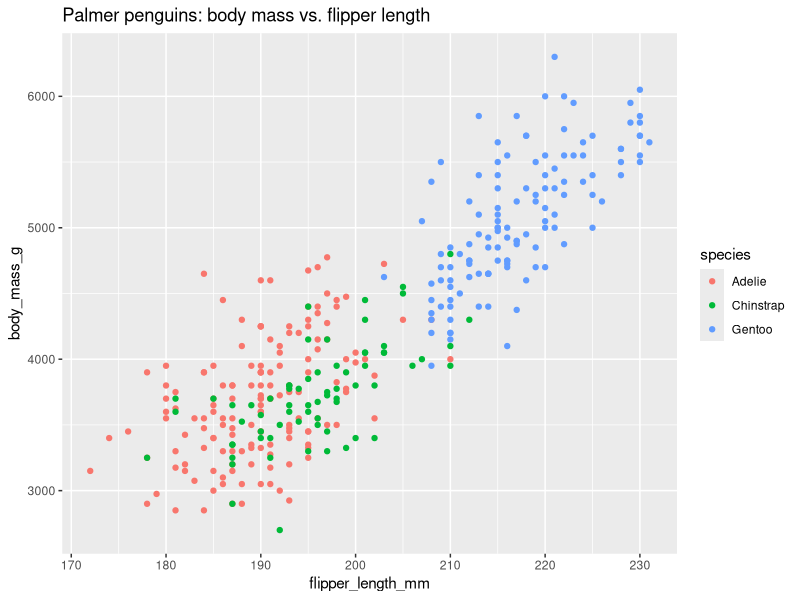
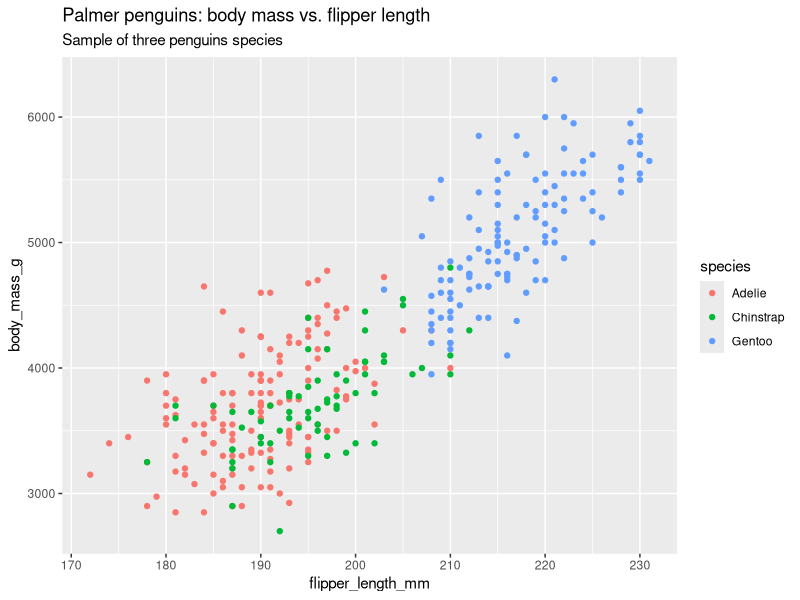
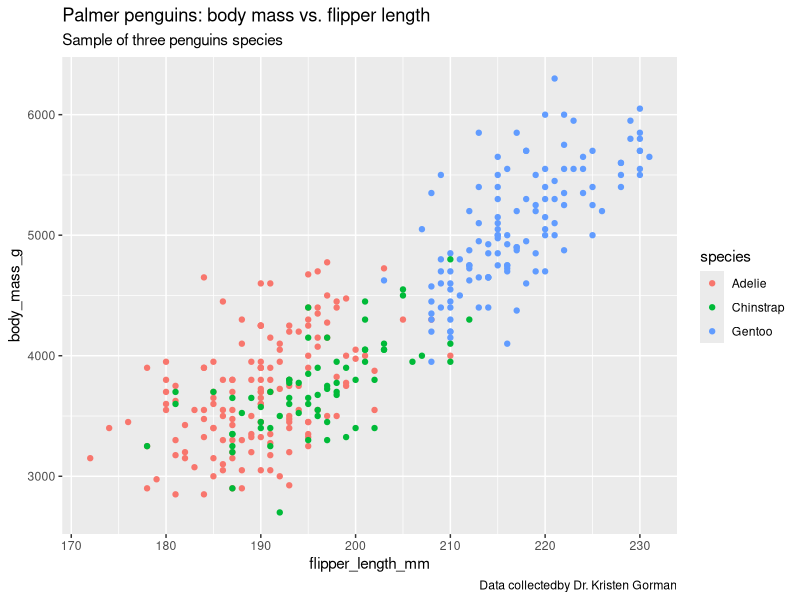
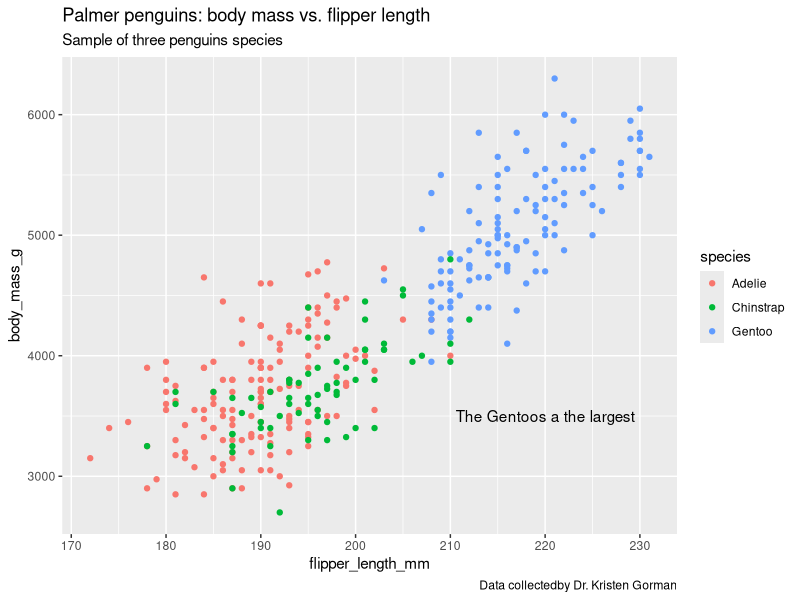
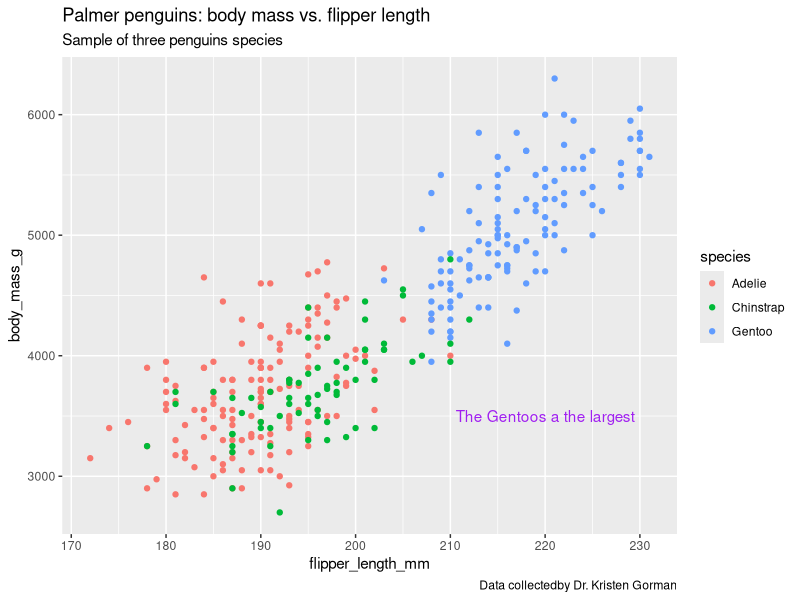
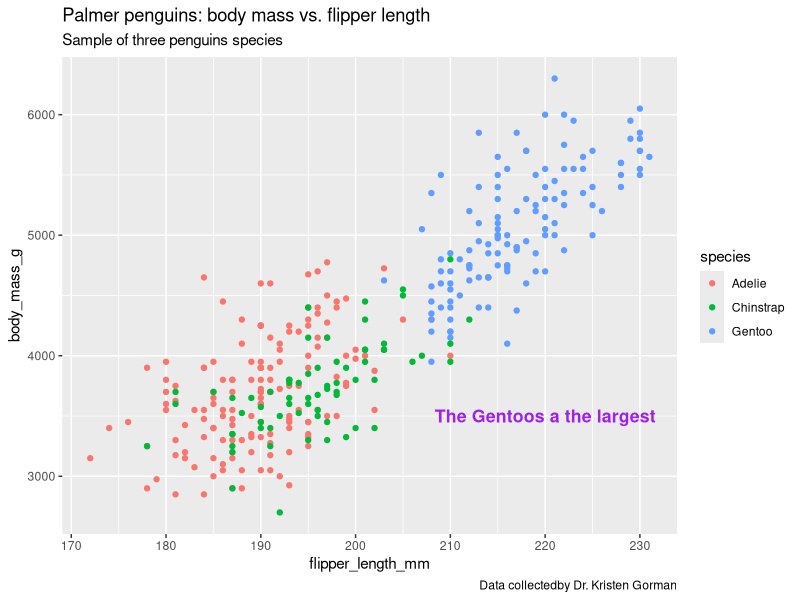
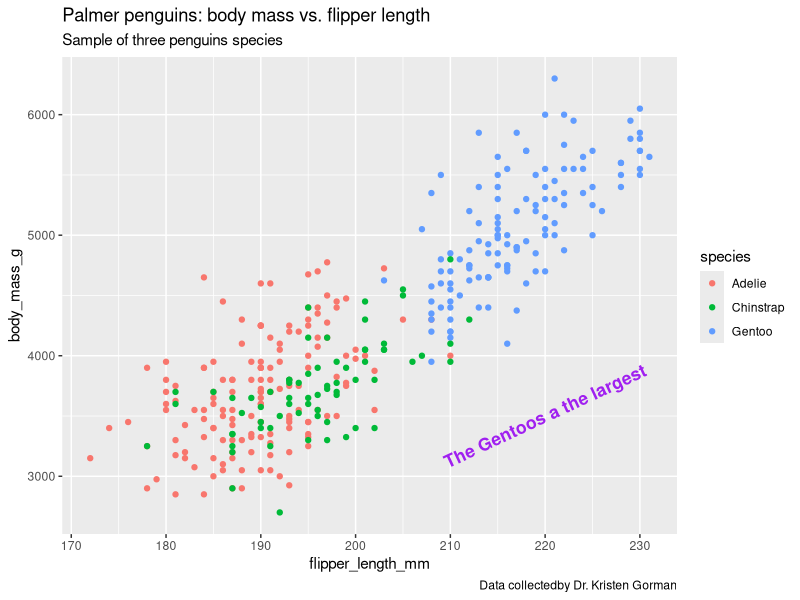
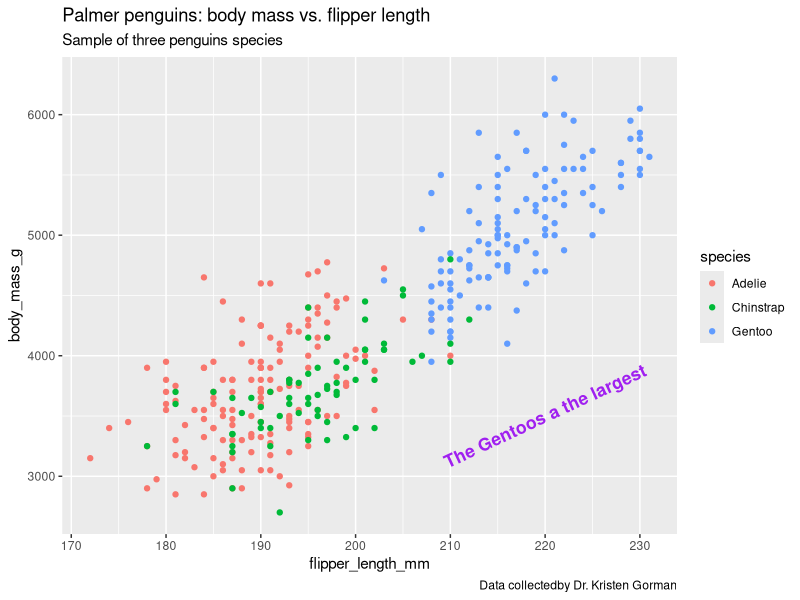

These charts were generated, in order, by the following R code:
# ANOTA Y GUARDA VISUALIZACIONES

# LABEL Y ANOTACIONES

# LABEL: informativas
# titles
# subtitles
# captions(leyenda)

library(ggplot2)
library(palmerpenguins)

# Title
ggplot(data = penguins) +
  geom_point(mapping = aes(x = flipper_length_mm, y= body_mass_g, color= species)) +
  labs(title = "Palmer penguins: body mass vs. flipper length")

# Subtitle (siempre poner coma)
ggplot(data = penguins) +
  geom_point(mapping = aes(x = flipper_length_mm, y= body_mass_g, color= species)) +
  labs(title = "Palmer penguins: body mass vs. flipper length", subtitle = "Sample of three penguins species")

# Captions: permite mostrar la fuente de los datos
ggplot(data = penguins) +
  geom_point(mapping = aes(x = flipper_length_mm, y= body_mass_g, color= species)) +
  labs(title = "Palmer penguins: body mass vs. flipper length", subtitle = "Sample of three penguins species",
       caption = "Data collectedby Dr. Kristen Gorman")

# FUNCION ANNOTATE
# coloca texto dentro de la caudricula para destacar ptos de datos especificos
# argumentos: 1º informacion sobre el tipo de etiqueta. 2º ubicacion especifica. 3º contexto de label
ggplot(data = penguins) +
  geom_point(mapping = aes(x = flipper_length_mm, y= body_mass_g, color= species)) +
  labs(title = "Palmer penguins: body mass vs. flipper length", subtitle = "Sample of three penguins species",
       caption = "Data collectedby Dr. Kristen Gorman") +
  annotate("text", x=220, y=3500, label= "The Gentoos a the largest")

# poner color a la anotacion
ggplot(data = penguins) +
  geom_point(mapping = aes(x = flipper_length_mm, y= body_mass_g, color= species)) +
  labs(title = "Palmer penguins: body mass vs. flipper length", subtitle = "Sample of three penguins species",
       caption = "Data collectedby Dr. Kristen Gorman") +
  annotate("text", x=220, y=3500, label= "The Gentoos a the largest", color= "purple")

# estilo de fuente y tamaño texto
ggplot(data = penguins) +
  geom_point(mapping = aes(x = flipper_length_mm, y= body_mass_g, color= species)) +
  labs(title = "Palmer penguins: body mass vs. flipper length", subtitle = "Sample of three penguins species",
       caption = "Data collectedby Dr. Kristen Gorman") +
  annotate("text", x=220, y=3500, label= "The Gentoos a the largest", color= "purple",
           fontface= "bold", size= 4.5)

# cambiar el angulo
ggplot(data = penguins) +
  geom_point(mapping = aes(x = flipper_length_mm, y= body_mass_g, color= species)) +
  labs(title = "Palmer penguins: body mass vs. flipper length", subtitle = "Sample of three penguins species",
       caption = "Data collectedby Dr. Kristen Gorman") +
  annotate("text", x=220, y=3500, label= "The Gentoos a the largest", color= "purple",
           fontface= "bold", size= 4.5, angle= 25)

# guardar en una variable el grafico
graf_p <- ggplot(data = penguins) +
  geom_point(mapping = aes(x = flipper_length_mm, y= body_mass_g, color= species)) +
  labs(title = "Palmer penguins: body mass vs. flipper length", subtitle = "Sample of three penguins species",
       caption = "Data collectedby Dr. Kristen Gorman")

graf_p + annotate("text", x=220, y=3500, label= "The Gentoos a the largest", color= "purple",
                  fontface= "bold", size= 4.5, angle= 25)


# GUARDA VISUALIZACIONES 
# hay 2 tipos:

# Opcion Exportar(se encuentra pestaña diagrama)
ggplot(data = penguins) +
  geom_point(mapping = aes(x = flipper_length_mm, y= body_mass_g, color= species))

# Funcion ggsave: guarda un diagrama. predetminado guarda el ultimo diagrama que se mostro y usa el tamaño
# argumento: 1º nombre del grafico. 2º la extension

ggsave("Three penguin species.png")

# Guardar sin ggsave y exportar
png(file = "exampleplot.png", bg = "transparent")
plot(1:10)
rect(1, 5, 3, 7, col = "white")
dev.off()

pdf(file = "/Users/NATALIA/Desktop/Lenguaje_R/example.pdf",    
    width = 4,     
    height = 4) 
plot(x = 1:10,     
     y = 1:10)
abline(v = 0)
text(x = 0, y = 1, labels = "Random text")
dev.off()

